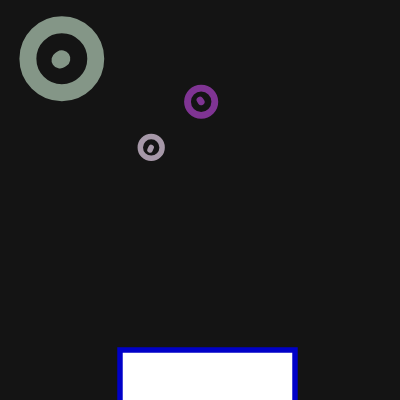
Frame 1 (no input)
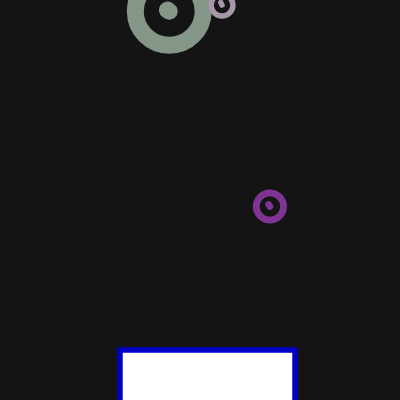
Frame 60 (no input)
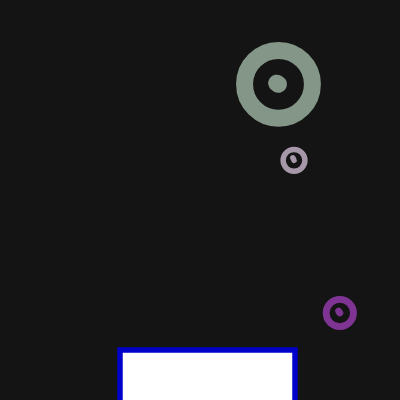
Frame 120 (the mouse pressed at the canvas centre since frame 60)

The p5.js sketch that drew these frames (run headless with seeded random() and noise() and a simulated clock; from frame 60 on, the mouse is pressed at the canvas centre):

// p5.js sketch
// ── sketch.js
let circle1, circle2, circle3;
let size1, size2, size3;
let goalReached = false;

function setup(){
  createCanvas(400, 400);
  circle1 = new Circle(60, 60, random(75, 50), randomColor());
  circle2 = new Circle(200, 100, random(20, 50), randomColor());
  circle3 = new Circle(150, 150, random(20, 50), randomColor());
}

function draw(){
  background(20);
  circle1.move();
  circle2.move();
  circle3.move();
  circle1.display();
  circle2.display();
  circle3.display();
  checkCollision(circle1, circle2);
  checkCollision(circle1, circle3);
  checkCollision(circle2, circle3);
  
  if(!goalReached && (circle1.pos.x >= 125 && circle1.pos.x <= 300) && (circle1.pos.y >= 350 && circle1.pos.y <= 450) ||
     (circle2.pos.x >= 125 && circle2.pos.x <= 300) && (circle2.pos.y >= 350 && circle2.pos.y <= 450) ||
     (circle3.pos.x >= 125 && circle3.pos.x <= 300) && (circle3.pos.y >= 350 && circle3.pos.y <= 450)) {
    goalReached = true;
    textSize(32);
    textAlign(CENTER, CENTER);
    fill(255);
    stroke(0);
    strokeWeight(2);
    text("GOAL!", width/2, height/2);
  }
  
  stroke(0,0,200)
  fill(255)
  rect(120, 350, 175, 100)
}

class Circle {
  constructor(x, y, size, color) {
    this.pos = createVector(x, y);
    this.prevPos = createVector(x, y);
    this.vel = createVector(random(-3, 3), random(-3, 3));
    this.size = size;
    this.color = color;
  }
  
  move() {
    this.prevPos.x = this.pos.x;
    this.prevPos.y = this.pos.y;
    this.pos.add(this.vel);
    if(this.pos.x < 0 || this.pos.x > width) {
      this.vel.x *= -1;
    }
    if(this.pos.y < 0 || this.pos.y > height) {
      this.vel.y *= -1;
    }
  }
  
  display() {
    stroke(this.color);
    strokeWeight(this.size/4);
    noFill();
    ellipse(this.pos.x, this.pos.y, this.size, this.size);
    line(this.pos.x, this.pos.y, this.prevPos.x, this.prevPos.y);
  }
}

function checkCollision(c1, c2) {
  let distance = dist(c1.pos.x, c1.pos.y, c2.pos.x, c2.pos.y);
  if(distance < (c1.size/2 + c2.size/2)) {
    c1.vel.mult(-1);
    c2.vel.mult(-1);
  }
}

function randomColor() {
  let r = random(100, 255);
  let g = random(0, 200);
  let b = random(100, 200);
  return color(r, g, b)
}
